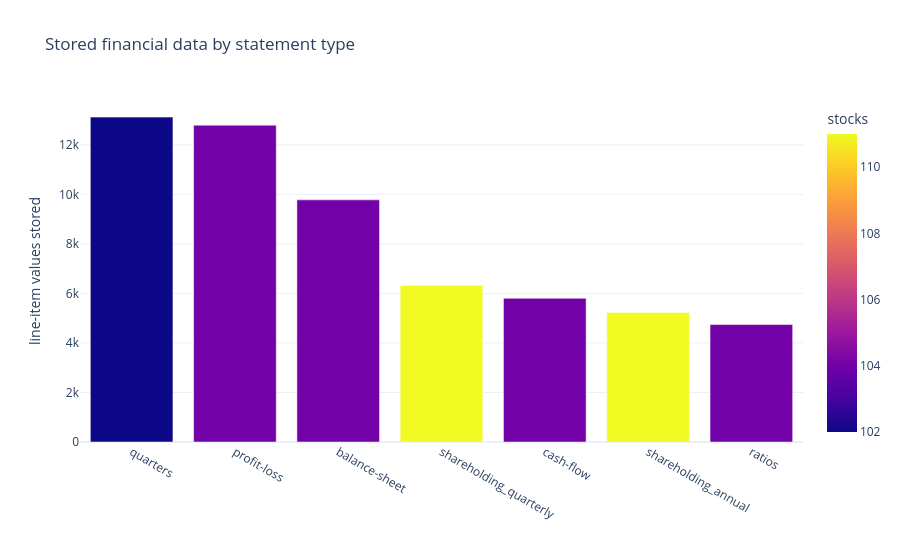

Notebook cell for this chart:
### Markdown cell above
## Step 1 — The schema: how the tables fit together

One **`stocks`** row per company is the hub. Everything else hangs off `stock_id`:

| Table | Grain | One row means... | Filled by |
|---|---|---|---|
| `stocks` | 1 per company | "This company exists; here's its name/sector/ids" | page header |
| `stock_snapshots` | many per company (append-only) | "At fetch time T, M-Cap was X, P/E was Y" | top-ratios bar |
| `financial_periods` | statement × period | "HAL's quarters table has a Jun-2023 column" | column headers (`data-date-key`) |
| `financial_line_items` | period × line item | "In that Jun-2023 quarter, Sales = 3,915 Cr" | table cells |
| `price_points` | date × series | "On 2026-08-14 the daily close was 4,982" | screener chart + Yahoo |
| `peer_rows` | company × peer × day | "BEL is HAL's peer with P/E 49.24" | peers AJAX |
| `documents` | company × document | "This BSE announcement link exists" | documents section |
| `ingestion_runs` | 1 per fetch attempt | "We fetched HAL at time T and it succeeded" | engine bookkeeping |

**Why two tables for statements?** A screener page shows 7 tables (quarters, P&L, balance sheet, cash flow, ratios, shareholding quarterly, shareholding annual). Instead of 7 near-identical tables, periods and their line items are normalized: `statement_type` tells you which original table a number came from.

### Code cell
# Step 1a — What statement types do we store, and how deep?
stmt = q("""
    SELECT fp.statement_type,
           COUNT(DISTINCT fp.stock_id) AS stocks,
           COUNT(DISTINCT (fp.stock_id, fp.period_key)) AS distinct_periods,
           COUNT(li.id) AS cells
    FROM financial_periods fp
    LEFT JOIN financial_line_items li ON li.period_id = fp.id
    GROUP BY 1 ORDER BY cells DESC
""")
fig = px.bar(stmt, x="statement_type", y="cells", color="stocks",
             title="Stored financial data by statement type",
             labels={"cells": "line-item values stored", "statement_type": ""},
             template="plotly_white")
fig.show()
stmt

### Figure 1 — Plotly figure (JSON) as saved in the notebook; plotly's stock layout.template omitted (floating-point values rounded to 4 significant figures)
{"data": [{"hovertemplate": "=%{x}<br>line-item values stored=%{y}<br>stocks=%{marker.color}<extra></extra>", "legendgroup": "", "marker": {"color": [102, 104, 104, 111, 104, 111, 104], "coloraxis": "coloraxis", "pattern": {"shape": ""}}, "name": "", "orientation": "v", "showlegend": false, "textposition": "auto", "type": "bar", "x": ["quarters", "profit-loss", "balance-sheet", "shareholding_quarterly", "cash-flow", "shareholding_annual", "ratios"], "xaxis": "x", "y": [13119, 12792, 9777, 6319, 5802, 5231, 4742], "yaxis": "y"}], "layout": {"barmode": "relative", "coloraxis": {"colorbar": {"title": {"text": "stocks"}}, "colorscale": [[0.0, "#0d0887"], [0.1111, "#46039f"], [0.2222, "#7201a8"], [0.3333, "#9c179e"], [0.4444, "#bd3786"], [0.5556, "#d8576b"], [0.6667, "#ed7953"], [0.7778, "#fb9f3a"], [0.8889, "#fdca26"], [1.0, "#f0f921"]]}, "legend": {"tracegroupgap": 0}, "title": {"text": "Stored financial data by statement type"}, "xaxis": {"anchor": "y", "domain": [0.0, 1.0], "title": {"text": ""}}, "yaxis": {"anchor": "x", "domain": [0.0, 1.0], "title": {"text": "line-item values stored"}}}}
